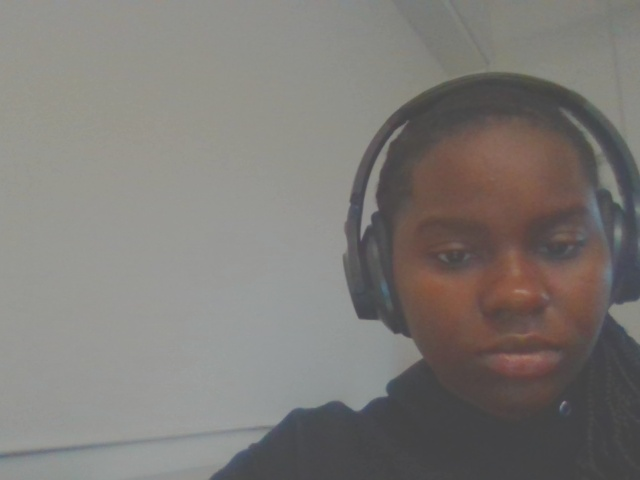
#> input picture data/attendance/snapshots/2026-04-29/31715255_Amiyah_Mosley_185635.jpg, 640 x 480 px
$ python -i recognition.py   (imports and definitions only)
#> lines starting #> are read from the running program, lines starting #| are printed output that depends on the picture; pictures that were not available may be replaced by others from this repository, and a replacement may not be noted
#> further down, picture is the input picture: shape (480, 640, 3); mean B, G, R 118.5, 122.2, 125.6
### src/rollcount/config.py
from __future__ import annotations

import json
import logging
from dataclasses import dataclass
from pathlib import Path
from typing import Any


logger = logging.getLogger(__name__)

ROOT_DIR: Path = Path(__file__).resolve().parents[2]
DATA_DIR: Path = ROOT_DIR / "data"
STUDENTS_DIR: Path = DATA_DIR / "students"
ATTENDANCE_DIR: Path = DATA_DIR / "attendance"
ATTENDANCE_LOG_DIR: Path = DATA_DIR / "Attendance Log" # Revert: Keep this
DAILY_LOG_DIR: Path = ATTENDANCE_LOG_DIR / "Daily" # Revert: Keep this
WEEKLY_LOG_DIR: Path = ATTENDANCE_LOG_DIR / "Weekly" # Revert: Keep this
MONTHLY_LOG_DIR: Path = ATTENDANCE_LOG_DIR / "Monthly" # Revert: Keep this
TEMP_DIR: Path = DATA_DIR / "temp"
STUDENTS_DB_PATH: Path = DATA_DIR / "students.json"
DEFAULT_ATTENDANCE_FILE: Path = ATTENDANCE_DIR / "attendance.xlsx"
DEFAULT_YOLO_MODEL_PATH: Path = ROOT_DIR / "models" / "yolo26n.pt"
SETTINGS_PATH: Path = DATA_DIR / "settings.json"

# Configuration constraints
MIN_THRESHOLD: float = 20.0
MAX_THRESHOLD: float = 180.0
DEFAULT_THRESHOLD: float = 115.0
MIN_TEMPLATE_DISTANCE: float = 1500.0
MAX_TEMPLATE_DISTANCE: float = 10000.0
DEFAULT_TEMPLATE_DISTANCE: float = 5200.0
MIN_CONFIRMATION_FRAMES: int = 1
MAX_CONFIRMATION_FRAMES: int = 10
DEFAULT_CONFIRMATION_FRAMES: int = 5


@dataclass(frozen=True)
class AppConfig:
    """Application configuration with validation and defaults."""
    yolo_model_path: Path | None = (
        DEFAULT_YOLO_MODEL_PATH if DEFAULT_YOLO_MODEL_PATH.exists() else None
    )
    camera_index: int = 0
    recognition_cooldown_seconds: int = 10
    lbph_confidence_threshold: float = DEFAULT_THRESHOLD
    template_distance_threshold: float = DEFAULT_TEMPLATE_DISTANCE
    confirmation_frames: int = DEFAULT_CONFIRMATION_FRAMES
    locked_identity_grace_frames: int = 12
    detector_backend: str = "opencv"
    phone_screen_mode: bool = True


def ensure_directories() -> None:
    """Create required directories if they don't exist."""
    for path in (DATA_DIR, STUDENTS_DIR, ATTENDANCE_DIR, TEMP_DIR, ATTENDANCE_LOG_DIR, DAILY_LOG_DIR, WEEKLY_LOG_DIR, MONTHLY_LOG_DIR): # Revert: Keep all log dirs
        try:
            path.mkdir(parents=True, exist_ok=True)
        except OSError as e:
            logger.error(f"Failed to create directory {path}: {e}")
            raise


# [129 lines left out: functions sanitize_filename, _validate_threshold, _validate_template_distance, _validate_confirmation_frames, load_app_config, save_app_config, not called in this run]

### src/rollcount/registry.py
from __future__ import annotations

import json
import logging
import shutil
from dataclasses import dataclass, asdict
from pathlib import Path
from typing import Any

from .config import STUDENTS_DB_PATH, STUDENTS_DIR, ensure_directories, sanitize_filename


logger = logging.getLogger(__name__)


@dataclass
class Student:
    """Student record with ID, name, and associated images."""
    student_id: str
    full_name: str
    image_paths: list[str]


class StudentRegistry:
    """Manages student records and registration."""

    def __init__(self, db_path: Path = STUDENTS_DB_PATH) -> None:
        """Initialize the student registry.

        Args:
            db_path: Path to the students database JSON file
        """
        self.db_path = db_path
        ensure_directories()
        if not self.db_path.exists():
            self._save([])
            logger.info(f"Created new student database at {self.db_path}")

    def _load(self) -> list[Student]:
        """Load all students from the database.

        Returns:
            List of Student objects from the database

        Raises:
            OSError: If the database file cannot be read
            json.JSONDecodeError: If the database file is corrupted
        """
        try:
            with open(self.db_path, "r", encoding="utf-8") as f:
#> (reads data/students.json from the repository)
                raw: list[dict[str, Any]] = json.load(f)
        except (OSError, json.JSONDecodeError) as e:
            logger.error(f"Error loading student database: {e}")
            raise

        students: list[Student] = []
        for item in raw:
            try:
                # Handle legacy single image_path field
                image_paths = item.get("image_paths")
                if image_paths is None and "image_path" in item:
                    image_paths = [item["image_path"]]
                students.append(
                    Student(
                        student_id=item["student_id"],
                        full_name=item["full_name"],
                        image_paths=list(image_paths or []),
                    )
                )
            except (KeyError, TypeError) as e:
                logger.warning(f"Skipping malformed student record: {e}")
                continue
        return students

    # [17 lines left out: function _save, not called in this run]

    def list_students(self) -> list[Student]:
        """Get all registered students, sorted by name.

        Returns:
            List of Student objects sorted alphabetically by full name
        """
        try:
            return sorted(self._load(), key=lambda student: student.full_name.lower())
        except (OSError, json.JSONDecodeError) as e:
            logger.error(f"Failed to list students: {e}")
            return []

    # [185 lines left out: functions get_student_name, get_student_by_id, register_student, delete_student, replace_student_images, not called in this run]

### src/rollcount/recognition.py
from __future__ import annotations

import logging
from dataclasses import dataclass
from pathlib import Path

import cv2
import numpy as np

from .config import STUDENTS_DIR
from .registry import Student, StudentRegistry


logger = logging.getLogger(__name__)

# Recognition thresholds and parameters
DEFAULT_CONFIDENCE_THRESHOLD = 70.0
DEFAULT_TEMPLATE_DISTANCE_THRESHOLD = 5200.0
DEFAULT_TEMPLATE_MARGIN_THRESHOLD = 1.4
# When LBPH already agrees with the closest template (same identity) and LBPH score is
# within the user threshold, allow template L2 up to this multiple of the strict cutoff.
# Tighter detector crops (e.g. YuNet) inflate raw L2 vs enrollment photos without meaning
# a different person.
_TEMPLATE_DISTANCE_SOFT_FACTOR = 2.2


@dataclass
class RecognitionResult:
    """Result of face recognition matching."""
    matched: bool
    student_id: str | None = None
    full_name: str | None = None
    confidence: float | None = None
    message: str = ""


@dataclass
class TemplateComparison:
    """Comparison metrics between face and templates."""
    best_label: int | None
    best_distance: float | None
    second_best_distance: float | None
    margin: float | None


class FaceRecognizer:
    """Recognizes student faces using LBPH algorithm and template matching."""

    def __init__(self, students_dir: Path = STUDENTS_DIR) -> None:
        """Initialize the face recognizer.

        Args:
            students_dir: Path to directory containing student images
        """
        self.students_dir = students_dir
        self.registry = StudentRegistry()
        self.label_to_student: dict[int, Student] = {}
        self.face_templates: dict[int, list[np.ndarray]] = {}
        self.confidence_threshold = DEFAULT_CONFIDENCE_THRESHOLD
        self.template_distance_threshold = DEFAULT_TEMPLATE_DISTANCE_THRESHOLD
        self.template_margin_threshold = DEFAULT_TEMPLATE_MARGIN_THRESHOLD

        self._cascade = cv2.CascadeClassifier(
            cv2.data.haarcascades + "haarcascade_frontalface_default.xml"  # type: ignore[attr-defined]
        )
        if self._cascade.empty():
            logger.warning("Failed to load Haar Cascade classifier for face detection")

        self.recognizer = self._build_recognizer()

    def _build_recognizer(self) -> cv2.face.LBPHFaceRecognizer | None:  # type: ignore[attr-defined]
        """Build and train the LBPH recognizer from student images.

        Returns:
            Trained LBPH recognizer, or None if training fails or no students registered
        """
        try:
            recognizer = cv2.face.LBPHFaceRecognizer_create()  # type: ignore[attr-defined]
        except Exception as e:
            logger.error(f"Failed to create LBPH recognizer: {e}")
            return None

        faces: list[np.ndarray] = []
        labels: list[int] = []
        student_count = 0
        image_count = 0
        next_label = 0

        for student in self.registry.list_students():
            templates_for_student: list[np.ndarray] = []
            for image_path in student.image_paths:
                processed_face = self._load_training_face(Path(image_path))
                if processed_face is None:
                    logger.warning(f"Failed to process training image: {image_path}")
                    continue
                faces.append(processed_face)
                labels.append(next_label)
                templates_for_student.append(processed_face)
                image_count += 1

            if not templates_for_student:
                logger.warning(f"No valid images for student {student.student_id}: {student.full_name}")
                continue

            self.label_to_student[next_label] = student
            self.face_templates[next_label] = templates_for_student
            student_count += 1
            next_label += 1

        if not faces:
            logger.warning("No training faces available for LBPH recognizer")
            return None

        try:
            recognizer.train(faces, np.array(labels))
            logger.info(f"LBPH recognizer trained: {student_count} students, {image_count} images")
            return recognizer
        except Exception as e:
            logger.error(f"Failed to train LBPH recognizer: {e}")
            return None

    def recognize_face(self, face_image: np.ndarray) -> RecognitionResult:
        """Recognize a student from a face image.

        Args:
            face_image: Image containing a face to recognize

        Returns:
            RecognitionResult with student info if matched, error message otherwise
        """
        if self.recognizer is None:
            return RecognitionResult(
                matched=False,
                message="LBPH recognizer is unavailable or has no training data.",
            )

        if not self.label_to_student:
            return RecognitionResult(
                matched=False, message="No students are registered for recognition."
            )

        variant_pairs = self._prepare_face_variants(face_image)
        if not variant_pairs:
            return RecognitionResult(matched=False, message="Face crop could not be processed.")

        best_rejection: RecognitionResult | None = None
        for lbph_face, template_face in variant_pairs:
            result = self._recognize_processed_face(lbph_face, template_face)
            if result.matched:
                return result
            if best_rejection is None:
                best_rejection = result
            elif (
                result.confidence is not None
                and (best_rejection.confidence is None or result.confidence < best_rejection.confidence)
            ):
                best_rejection = result

        return best_rejection or RecognitionResult(
            matched=False,
            message="Could not confidently match this face.",
        )

    def _recognize_processed_face(
        self,
        lbph_face: np.ndarray,
        template_face: np.ndarray,
    ) -> RecognitionResult:
        """Recognize a single face variant pair.

        Enrollment templates are built from canonical preprocessing (equalize + blur).
        Augmented inputs (CLAHE/sharpen) help LBPH but must not be L2-compared to those
        templates or distances explode and every match fails.

        Args:
            lbph_face: Grayscale 200x200 tensor passed to LBPH predict
            template_face: Same-size tensor aligned with stored templates for L2 checks

        Returns:
            RecognitionResult for this variant
        """
        try:
            label, confidence = self.recognizer.predict(lbph_face)
        except Exception as exc:
            logger.debug(f"Recognition prediction failed: {exc}")
            return RecognitionResult(matched=False, message=f"Recognition error: {exc}")

        matched_student = self.label_to_student.get(label)
        if matched_student is None:
            logger.warning(f"Recognizer returned unknown label: {label}")
            return RecognitionResult(
                matched=False,
                message="Recognizer returned an unknown label.",
            )

        template_comparison = self._compare_to_templates(template_face)
        if template_comparison.best_label is None:
            return RecognitionResult(
                matched=False,
                confidence=float(confidence),
                message="No reliable template comparison was available.",
            )

        # If the LBPH label and template label differ, check if it's a close call.
        # This can happen if two students look very similar. We can be more lenient
        # if the confidence and template distances are still very good.
        if (
            template_comparison.best_label != label
            and template_comparison.margin is not None
            and template_comparison.margin < (self.template_margin_threshold * 2.0)
        ):
            # Only reject if the match isn't close. If margin is small, it's ambiguous.
            if template_comparison.margin < self.template_margin_threshold:
                logger.debug(f"Ambiguous match: LBPH label {label} != template label {template_comparison.best_label}")
                return RecognitionResult(
                    matched=False,
                    message="Ambiguous match. Please hold still and try again.",
                )

        if template_comparison.best_distance is not None:
            td = float(template_comparison.best_distance)
            strict = float(self.template_distance_threshold)
            soft_limit = strict * _TEMPLATE_DISTANCE_SOFT_FACTOR
            lbph_acceptable = float(confidence) <= self.confidence_threshold
            template_identity = template_comparison.best_label == label
            if td > strict:
                if (
                    template_identity
                    and lbph_acceptable
                    and td <= soft_limit
                ):
                    logger.debug(
                        "Template distance soft pass: dist=%.1f strict=%.1f soft_cap=%.1f lbph=%.1f",
                        td,
                        strict,
                        soft_limit,
                        float(confidence),
                    )
                else:
                    logger.debug(f"Template distance too high: {td:.1f}")
                    return RecognitionResult(
                        matched=False,
                        confidence=float(confidence),
                        message="Verifying...",
                    )

        if (
            template_comparison.margin is not None
            and template_comparison.margin < self.template_margin_threshold
        ):
            logger.debug(f"Template margin too low: {template_comparison.margin:.1f}")
            return RecognitionResult(
                matched=False,
                confidence=float(confidence),
                message=(
                    "Match is too close to another student. "
                    f"Margin {template_comparison.margin:.1f}."
                ),
            )

        if confidence > self.confidence_threshold:
            logger.debug(f"Confidence too high: {confidence:.1f}")
            return RecognitionResult(
                matched=False,
                confidence=float(confidence),
                message=f"Match rejected (confidence {confidence:.1f}).",
            )

        logger.debug(f"Match found: {matched_student.student_id} ({confidence:.1f})")
        return RecognitionResult(
            matched=True,
            student_id=matched_student.student_id,
            full_name=matched_student.full_name,
            confidence=float(confidence),
            message="Match found.",
        )

    def _load_training_face(self, image_path: Path) -> np.ndarray | None:
        """Load and prepare a training face image.

        Args:
            image_path: Path to the image file

        Returns:
            Prepared face image or None if processing fails
        """
        try:
            image = cv2.imread(str(image_path))
            if image is None:
                logger.warning(f"Failed to read image: {image_path}")
                return None
            # Match webcam path: attendance uses detector face crops; training must
            # build templates from detected faces, not a shrink of the full frame.
            prepared = self._prepare_face(image, detect_face=True)
            if prepared is not None:
                return prepared
            logger.debug(
                "No frontal face detected in training image %s; using full-frame fallback",
                image_path,
            )
            return self._prepare_face(image, detect_face=False)
        except Exception as e:
            logger.error(f"Error loading training face {image_path}: {e}")
            return None

    def _trim_face_margin(self, region: np.ndarray) -> np.ndarray | None:
        """Apply the same edge trim used for live detector crops."""
        height, width = region.shape[:2]
        if height < 20 or width < 20:
            return None
        pad_y = max(int(height * 0.08), 1)
        pad_x = max(int(width * 0.08), 1)
        top = min(pad_y, height // 4)
        bottom = max(height - pad_y, top + 1)
        left = min(pad_x, width // 4)
        right = max(width - pad_x, left + 1)
        cropped = region[top:bottom, left:right]
        return cropped if cropped.size > 0 else None

    def _prepare_face(self, image: np.ndarray, detect_face: bool) -> np.ndarray | None:
        """Prepare a face for recognition processing.

        Args:
            image: Input image (BGR format)
            detect_face: Whether to detect face region or use full image

        Returns:
            Normalized face image or None if processing fails
        """
#> called with detect_face = True
        try:
            gray = cv2.cvtColor(image, cv2.COLOR_BGR2GRAY)
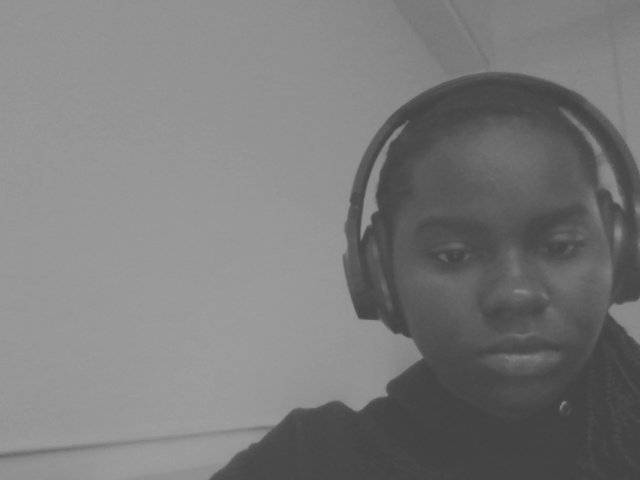
#> gray: shape (480, 640); min 64, max 158, mean 122.8
            gray = cv2.equalizeHist(gray)
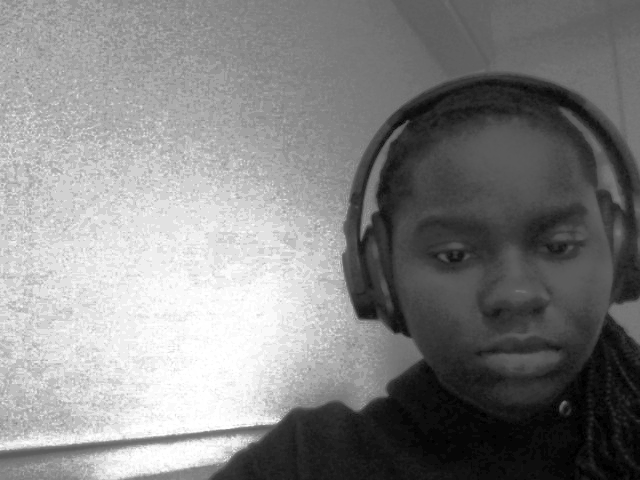
#> gray: shape (480, 640); min 0, max 255, mean 131.2

            if detect_face:
                h, w = gray.shape[:2]
                short_side = min(h, w)
                # Webcam/detector crops are often smaller than enrollment photos; slightly
                # looser Haar settings improve inner-face alignment vs templates.
                if short_side < 160:
                    scale_factor = 1.06
                    min_neighbors = 3
                    min_size = (18, 18)
                else:
                    scale_factor = 1.1
                    min_neighbors = 5
                    min_size = (20, 20)
                detected = self._cascade.detectMultiScale(
                    gray,
                    scaleFactor=scale_factor,
                    minNeighbors=min_neighbors,
                    minSize=min_size,
                )
#> detected = [[389, 156, 233, 233]]
                if len(detected) == 0:
                    return None
                x, y, width, height = max(detected, key=lambda box: box[2] * box[3])
#> x = 389; y = 156; width = 233; height = 233
                roi = gray[y : y + height, x : x + width]
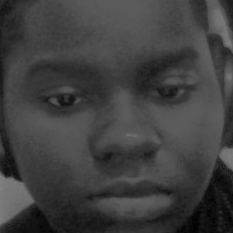
#> roi: shape (233, 233); min 1, max 148, mean 63.4
            else:
                roi = gray

            face_region = self._trim_face_margin(roi)
#> in _trim_face_margin, `cropped = region[top:bottom, left:right]`:
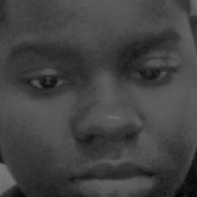
#> cropped: shape (197, 197); min 1, max 121, mean 66
            if face_region is None:
                return None

            normalized_face = cv2.resize(face_region, (200, 200))
            return cv2.GaussianBlur(normalized_face, (3, 3), 0)
        except Exception as e:
            logger.error(f"Error preparing face: {e}")
            return None

    def _prepare_face_variants(self, image: np.ndarray) -> list[tuple[np.ndarray, np.ndarray]]:
        """Create LBPH/template variant pairs for robust recognition.

        Each pair is ``(lbph_input, template_input)``. Templates on disk use canonical
        preprocessing only; ``template_input`` is always that canonical tensor while
        ``lbph_input`` may include CLAHE/sharpen augmentations for harder lighting.

        Enrollment templates use Haar alignment inside each photo (see
        `_load_training_face`). Live frames use detector crops that may be full-body
        (YOLO/person) or loose boxes; we mirror training by preferring Haar inside
        the crop when possible, and keeping the full crop as a fallback when it
        differs enough to help LBPH/template matching.

        Args:
            image: Input image (BGR format), typically a detector face/person crop

        Returns:
            List of (lbph_face, template_face) pairs, same 200x200 shape
        """
        aligned = self._prepare_face(image, detect_face=True)
        full_roi = self._prepare_face(image, detect_face=False)
#> in _trim_face_margin (call 5), `cropped = region[top:bottom, left:right]`:
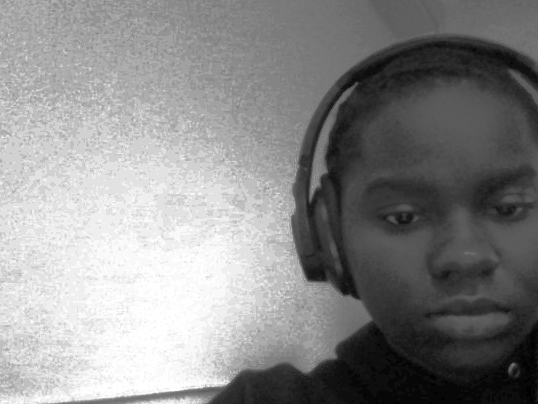
#> cropped: shape (404, 538); min 0, max 255, mean 138
#> (the rest of the program and of its run is left out)
